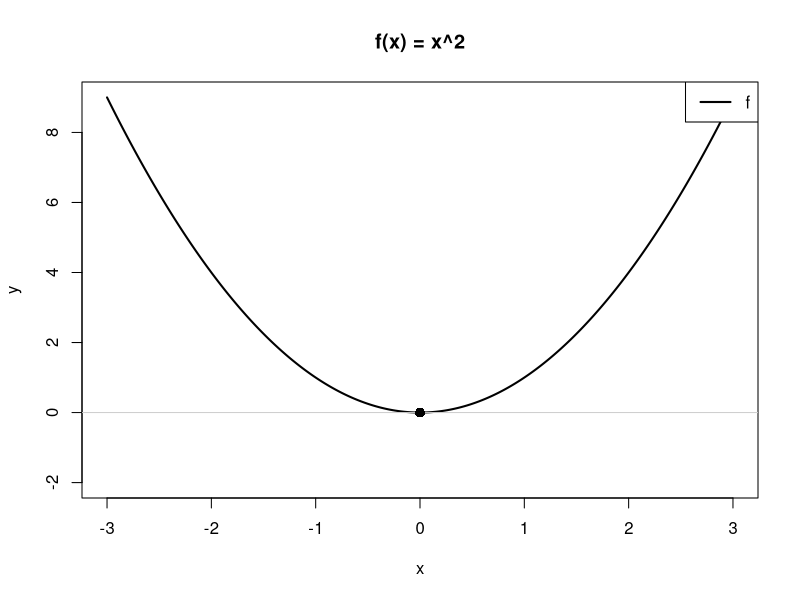
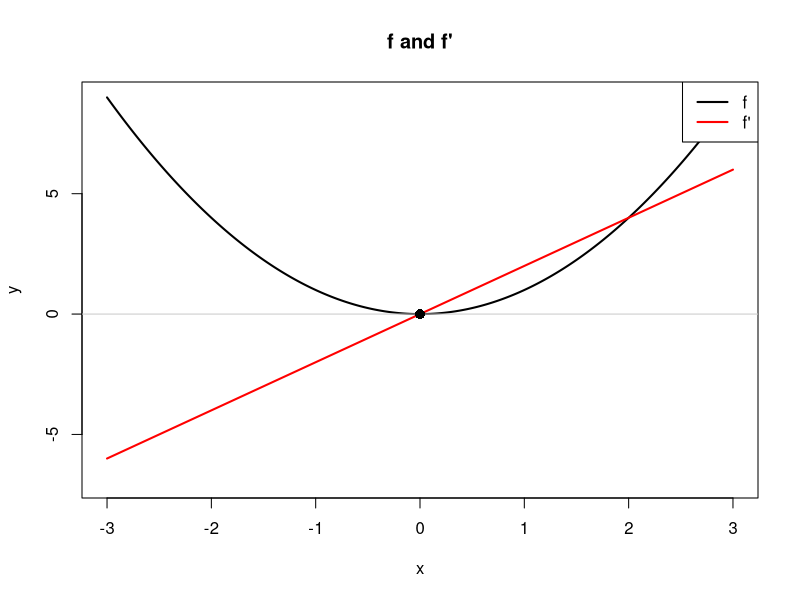
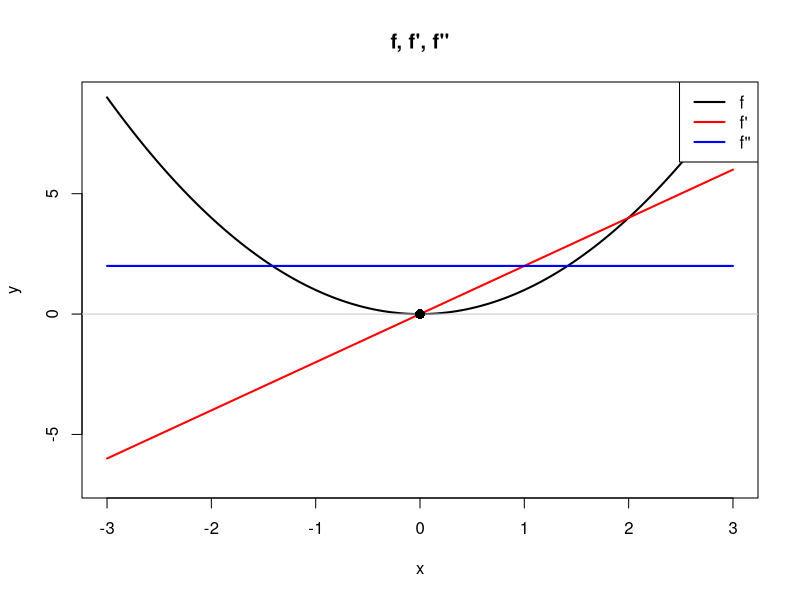
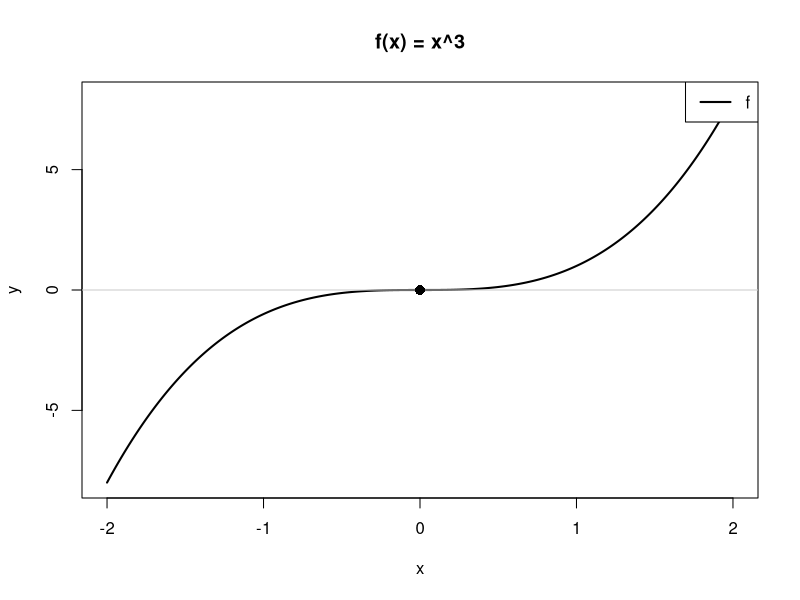
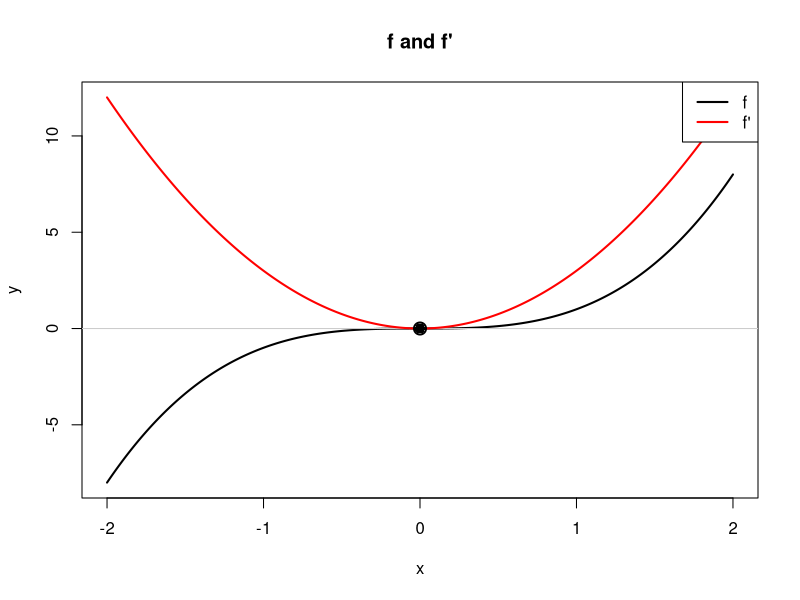
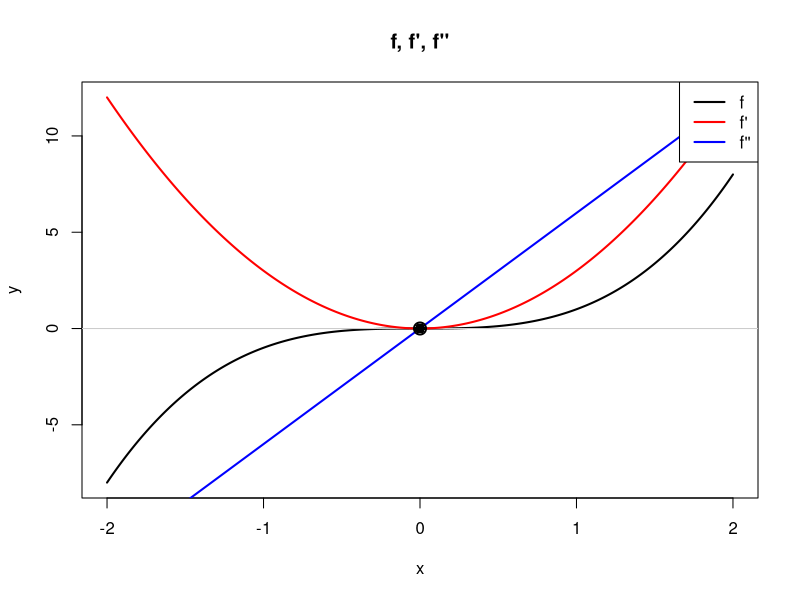
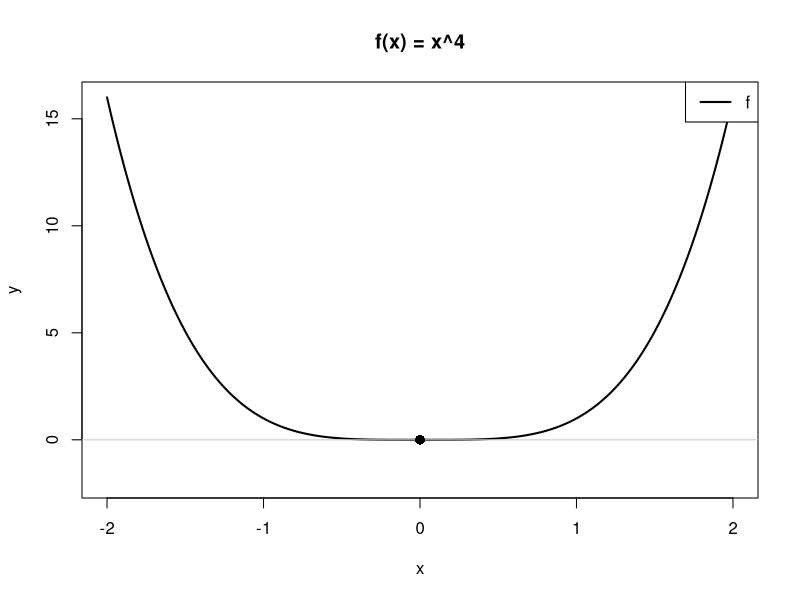
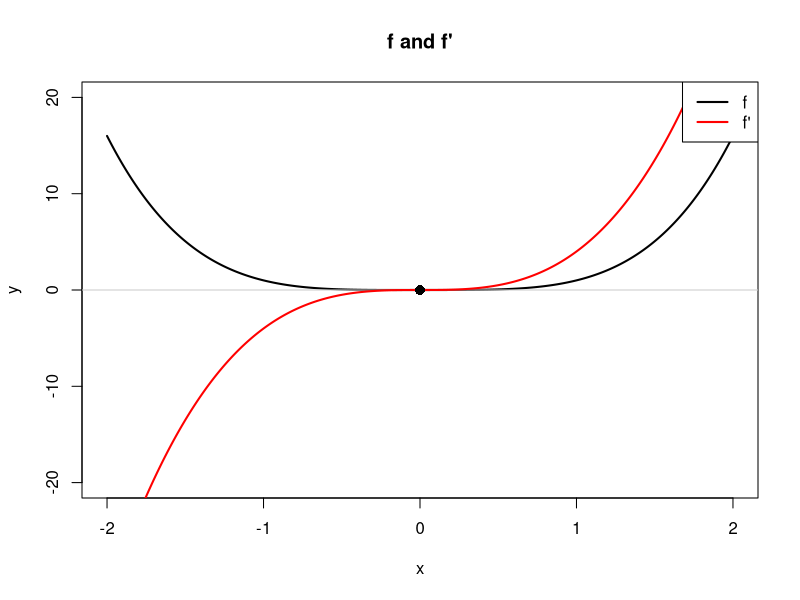

Source code (R) for these figures, in order:
## ---- chunk 1
plot_derivs <- function(x, f, fp = NULL, fpp = NULL,
                        zeros = NULL, inflections = NULL,
                        ylim = NULL, main = "") {
  ys <- f(x)
  if (!is.null(fp))  ys <- c(ys, fp(x))
  if (!is.null(fpp)) ys <- c(ys, fpp(x))
  if (is.null(ylim)) ylim <- range(ys, finite = TRUE)
  plot(x, f(x), type = "l", lwd = 2, col = "black",
       ylim = ylim, ylab = "y", main = main)
  abline(h = 0, col = "gray80")
  if (!is.null(fp))  lines(x, fp(x),  col = "red",  lwd = 2)
  if (!is.null(fpp)) lines(x, fpp(x), col = "blue", lwd = 2)
  if (!is.null(zeros))       points(zeros, rep(0, length(zeros)), pch = 16, cex = 1.3)
  if (!is.null(inflections)) points(inflections, rep(0, length(inflections)), pch = 1, cex = 1.6, lwd = 2)
  legend_lab <- "f"; legend_col <- "black"
  if (!is.null(fp))  { legend_lab <- c(legend_lab, "f'");  legend_col <- c(legend_col, "red") }
  if (!is.null(fpp)) { legend_lab <- c(legend_lab, "f''"); legend_col <- c(legend_col, "blue") }
  legend("topright", legend = legend_lab, col = legend_col, lty = 1, lwd = 2, bg = "white")
}
## ---- chunk 2
f <- function(x){ x^2 }
x <- seq(-3, 3, 0.01)
plot_derivs(x, f,
            zeros = c(0),
            ylim  = c(-2, 9),
            main  = "f(x) = x^2")
## ---- chunk 3
fp <- function(x){ 2*x }
plot_derivs(x, f, fp = fp,
            zeros       = c(0),
            inflections = NULL,
            ylim        = c(-7, 9),
            main        = "f and f'")
## ---- chunk 4
fpp <- function(x){ rep(2, length(x)) }
plot_derivs(x, f, fp = fp, fpp = fpp,
            zeros       = c(0),
            inflections = NULL,
            ylim        = c(-7, 9),
            main        = "f, f', f''")
## ---- chunk 5
f <- function(x){ x^3 }
x <- seq(-2, 2, 0.01)
plot_derivs(x, f,
            zeros = c(0),
            ylim  = c(-8, 8),
            main  = "f(x) = x^3")
## ---- chunk 6
fp <- function(x){ 3*x^2 }
plot_derivs(x, f, fp = fp,
            zeros       = c(0),
            inflections = c(0),
            ylim        = c(-8, 12),
            main        = "f and f'")
## ---- chunk 7
fpp <- function(x){ 6*x }
plot_derivs(x, f, fp = fp, fpp = fpp,
            zeros       = c(0),
            inflections = c(0),
            ylim        = c(-8, 12),
            main        = "f, f', f''")
## ---- chunk 8
f <- function(x){ x^4 }
x <- seq(-2, 2, 0.01)
plot_derivs(x, f,
            zeros = c(0),
            ylim  = c(-2, 16),
            main  = "f(x) = x^4")
## ---- chunk 9
fp <- function(x){ 4*x^3 }
plot_derivs(x, f, fp = fp,
            zeros       = c(0),
            inflections = NULL,
            ylim        = c(-20, 20),
            main        = "f and f'")
## ---- chunk 10
fpp <- function(x){ 12*x^2 }
plot_derivs(x, f, fp = fp, fpp = fpp,
            zeros       = c(0),
            inflections = NULL,
            ylim        = c(-20, 20),
            main        = "f, f', f''")
## ---- chunk 11
f <- function(x){ exp(x) }
x <- seq(-2, 3, 0.01)
plot_derivs(x, f,
            zeros = NULL,
            ylim  = c(0, 20),
            main  = "f(x) = e^x")
## ---- chunk 12
fp <- function(x){ exp(x) }
plot_derivs(x, f, fp = fp,
            zeros       = NULL,
            inflections = NULL,
            ylim        = c(0, 20),
            main        = "f and f' (identical)")
## ---- chunk 13
fpp <- function(x){ exp(x) }
plot_derivs(x, f, fp = fp, fpp = fpp,
            zeros       = NULL,
            inflections = NULL,
            ylim        = c(0, 20),
            main        = "f, f', f'' (all three coincide)")
## ---- chunk 14
f <- function(x){ log(x) }       # log() in R is the natural log
x <- seq(0.1, 5, 0.01)            # start past 0 to avoid -Inf
plot_derivs(x, f,
            zeros = c(1),
            ylim  = c(-3, 2),
            main  = "f(x) = ln(x)")
## ---- chunk 15
fp <- function(x){ 1/x }
plot_derivs(x, f, fp = fp,
            zeros       = c(1),
            inflections = NULL,
            ylim        = c(-3, 5),
            main        = "f and f'")
## ---- chunk 16
fpp <- function(x){ -1/x^2 }
plot_derivs(x, f, fp = fp, fpp = fpp,
            zeros       = c(1),
            inflections = NULL,
            ylim        = c(-3, 5),
            main        = "f, f', f''")
